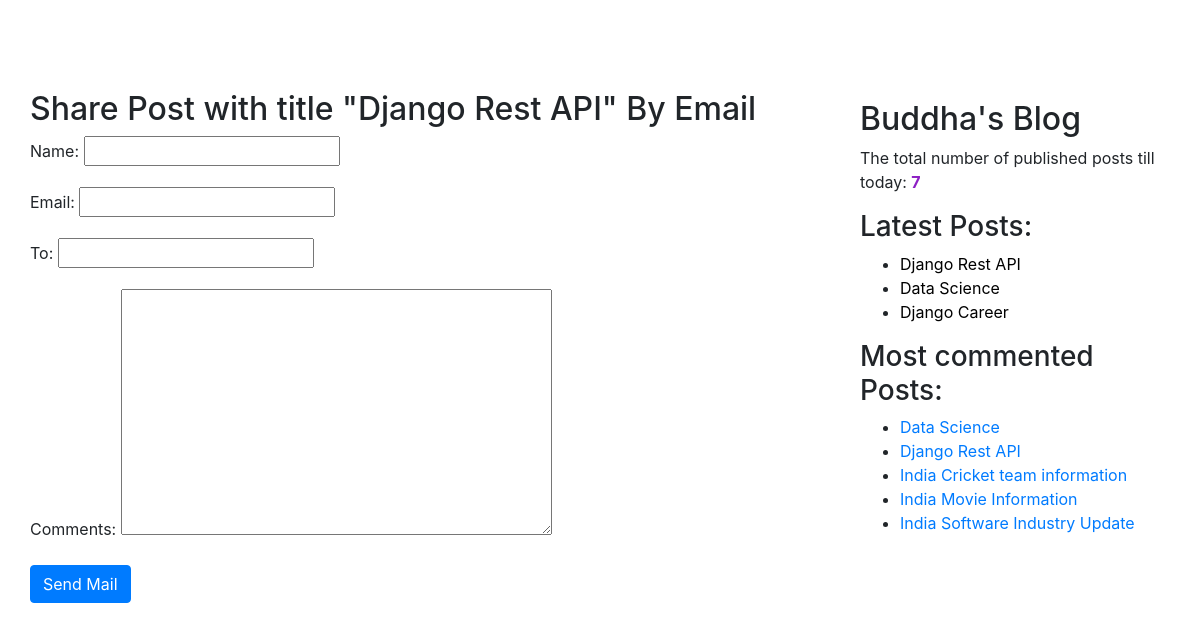
Page /8/share/ on the committed database.
### blogapp/models.py (models this page shows, shortened)
class Post(models.Model):
    STATUS_CHOICES = (('draft', 'Draft'), ('published', 'Published'))
    title = models.CharField(max_length=256)
    slug = models.SlugField(max_length=264, unique_for_date='publish')
    author = models.ForeignKey(User, related_name='blog_posts', on_delete=models.CASCADE)
    body = models.TextField()
    publish = models.DateTimeField(default=timezone.now)
    created = models.DateTimeField(auto_now_add=True)
    updated = models.DateTimeField(auto_now=True)
    status = models.CharField(max_length=10, choices=STATUS_CHOICES, default='draft')
    objects = CustomManager()
    tags = TaggableManager()
    class Meta:
        ordering = ('-publish',)
    def get_absolute_url(self):
        return reverse('post_detail', args=[self.publish.year, self.publish.strftime('%m'),
                                            self.publish.strftime('%d'), self.slug])

### blogapp/views.py (the view)
# urls.py: path('<int:id>/share/', views.mail_send_view),
def mail_send_view(request, id):
    post = get_object_or_404(Post, id=id, status='published')
    sent = False
    if request.method == 'POST':
        form = EmailSendForm(request.POST)
        if form.is_valid():
            cd = form.cleaned_data
            post_url = request.build_absolute_uri(post.get_absolute_url())
            subject = '{}({}) recommends you to read "{}"'.format(cd['name'], cd['email'], post.title)
            message = 'Read Post At: \n {}\n\n{}\'s Comments:\n{}'.format(post_url, cd['name'], cd['comments'])
            send_mail(subject, message, 'vamshibuddha@blog.com', [cd['to']])
            sent = True
    else:
        form = EmailSendForm()
    return render(request, 'blogapp/sharebyemail.html', {'form': form, 'post': post, 'sent': sent})

### blogapp/forms.py
class EmailSendForm(forms.Form):
    name = forms.CharField()
    email = forms.EmailField()
    to = forms.EmailField()
    comments = forms.CharField(required=False, widget=forms.Textarea)

### blogapp/models.py (called while the page is built)
    def get_queryset(self):
        return super().get_queryset().filter(status='published')

### blogapp/templatetags/blogapp_tags.py (called while the page is built)
@register.simple_tag(name='my_tag')
def total_posts():
    return Post.objects.count()

@register.inclusion_tag('blogapp/latest_posts123.html')
def show_latest_posts():
    latest_posts = Post.objects.order_by('-publish')[:3]
    return {'latest_posts': latest_posts}

@register.simple_tag
def get_most_commented_posts(count=5):
    return Post.objects.annotate(total_comments=Count('comments')).order_by('-total_comments')[:count]

### templates/blogapp/sharebyemail.html (shortened to what this page needs)
<!DOCTYPE html>
{% extends 'blogapp/base.html'%}
    {%block content%}
    {%if sent%}
        <h2>Email Successfully sent!!!</h2>
        <h5>Post with title {{post.title}} information shared by email</h5>
    {%else%}
        <h2>Share Post with title "{{post.title}}" By Email</h2>
        <form method="post">
            {{form.as_p}}
            <input type="submit" class="btn btn-primary" value="Send Mail">
        </form>
    {%endif%}
    {%endblock%}

### templates/blogapp/base.html (shortened to what this page needs)
<!DOCTYPE html>
{%load blogapp_tags%}
{%load static%}
<html lang="en">
<head>
    <link rel="stylesheet" href="https://stackpath.bootstrapcdn.com/bootstrap/4.3.1/css/bootstrap.min.css"
>
    <link rel="stylesheet" href="{% static "css/blogstyle.css" %}">
</head>
<body>
<div class="content">
    {%block content%}
    {%endblock%}
</div>
<div class="sidebar">
    <h2>Buddha's Blog</h2>
    <p>The total number of published posts till today: <span id="pcount">{%my_tag%}</span></p>
    <h3>Latest Posts: </h3>{% show_latest_posts %}
    <h3>Most commented Posts:</h3>
    {% get_most_commented_posts as most_commented_posts %}
    <ul>
        {%for post in most_commented_posts%}
        <li><a href="{{post.get_absolute_url}}">{{post.title}}</a></li>
        {%endfor%}
    </ul>
</div>
</body>
</html>

### templates/blogapp/latest_posts123.html
<ul>
    {%for post in latest_posts %}
    <li><a class="one" href="{{post.get_absolute_url}}">{{post.title}}</a></li>
    {%endfor%}
</ul>

### static/css/blogstyle.css (style rules this page uses)
.content { width : 70% ; float : left ; padding : 30px; margin-top: 60px; }
.sidebar { width: 30% ; float: right ; padding : 20px; margin-top: 80px; }
#pcount { color: #8D20C4; font-weight: bold; }
a.one:link { color:#000000; }

### rows in the picture
Post: title "Django Rest API"
Post: title "Data Science"
Post: title "Django Career"
Post: title "India Cricket team information"
Post: title "India Movie Information"
Post: title "India Software Industry Update"
